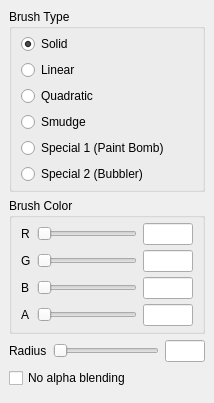
  <widget class="QDockWidget" name="brushDock">
   <property name="sizePolicy">
    <sizepolicy hsizetype="Preferred" vsizetype="Preferred">
     <horstretch>0</horstretch>
     <verstretch>0</verstretch>
    </sizepolicy>
   </property>
   <property name="floating">
    <bool>false</bool>
   </property>
   <property name="allowedAreas">
    <set>Qt::AllDockWidgetAreas</set>
   </property>
   <property name="windowTitle">
    <string>Brush</string>
   </property>
   <attribute name="dockWidgetArea">
    <number>1</number>
   </attribute>
   <widget class="QWidget" name="brushDockContents">
    <property name="sizePolicy">
     <sizepolicy hsizetype="Preferred" vsizetype="Preferred">
      <horstretch>0</horstretch>
      <verstretch>0</verstretch>
     </sizepolicy>
    </property>
    <layout class="QVBoxLayout" name="verticalLayout_3">
     <item>
      <widget class="QGroupBox" name="brushType">
       <property name="title">
        <string>Brush Type</string>
       </property>
       <layout class="QVBoxLayout" name="verticalLayout">
        <property name="topMargin">
         <number>5</number>
        </property>
        <property name="bottomMargin">
         <number>5</number>
        </property>
        <item>
         <widget class="QRadioButton" name="brushTypeSolid">
          <property name="text">
           <string>Solid</string>
          </property>
          <property name="checked">
           <bool>true</bool>
          </property>
         </widget>
        </item>
        <item>
         <widget class="QRadioButton" name="brushTypeLinear">
          <property name="text">
           <string>Linear</string>
          </property>
         </widget>
        </item>
        <item>
         <widget class="QRadioButton" name="brushTypeQuadratic">
          <property name="text">
           <string>Quadratic</string>
          </property>
         </widget>
        </item>
        <item>
         <widget class="QRadioButton" name="brushTypeSmudge">
          <property name="text">
           <string>Smudge</string>
          </property>
         </widget>
        </item>
        <item>
         <widget class="QRadioButton" name="brushTypeSpecial1">
          <property name="text">
           <string>Special 1 (Paint Bomb)</string>
          </property>
         </widget>
        </item>
        <item>
         <widget class="QRadioButton" name="brushTypeSpecial2">
          <property name="text">
           <string>Special 2 (Bubbler)</string>
          </property>
         </widget>
        </item>
       </layout>
      </widget>
     </item>
     <item>
      <widget class="QGroupBox" name="brushColor">
       <property name="title">
        <string>Brush Color</string>
       </property>
       <layout class="QGridLayout" name="gridLayout_3">
        <property name="topMargin">
         <number>5</number>
        </property>
        <property name="bottomMargin">
         <number>5</number>
        </property>
        <property name="verticalSpacing">
         <number>5</number>
        </property>
        <item row="2" column="3">
         <widget class="QLineEdit" name="brushColorTextboxBlue">
          <property name="minimumSize">
           <size>
            <width>50</width>
            <height>0</height>
           </size>
          </property>
          <property name="maximumSize">
           <size>
            <width>50</width>
            <height>16777215</height>
           </size>
          </property>
         </widget>
        </item>
        <item row="3" column="2">
         <widget class="QSlider" name="brushColorSliderAlpha">
          <property name="orientation">
           <enum>Qt::Horizontal</enum>
          </property>
         </widget>
        </item>
        <item row="1" column="0">
         <widget class="QLabel" name="brushColorLabelGreen">
          <property name="text">
           <string>G</string>
          </property>
         </widget>
        </item>
        <item row="1" column="2">
         <widget class="QSlider" name="brushColorSliderGreen">
          <property name="minimumSize">
           <size>
            <width>100</width>
            <height>0</height>
           </size>
          </property>
          <property name="orientation">
           <enum>Qt::Horizontal</enum>
          </property>
         </widget>
        </item>
        <item row="2" column="0">
         <widget class="QLabel" name="brushColorLabelBlue">
          <property name="text">
           <string>B</string>
          </property>
         </widget>
        </item>
        <item row="2" column="2">
         <widget class="QSlider" name="brushColorSliderBlue">
          <property name="minimumSize">
           <size>
            <width>100</width>
            <height>0</height>
           </size>
          </property>
          <property name="orientation">
           <enum>Qt::Horizontal</enum>
          </property>
         </widget>
        </item>
        <item row="0" column="0">
         <widget class="QLabel" name="brushColorLabelRed">
          <property name="text">
           <string>R</string>
          </property>
         </widget>
        </item>
        <item row="0" column="3">
         <widget class="QLineEdit" name="brushColorTextboxRed">
          <property name="minimumSize">
           <size>
            <width>50</width>
            <height>0</height>
           </size>
          </property>
          <property name="maximumSize">
           <size>
            <width>50</width>
            <height>16777215</height>
           </size>
          </property>
         </widget>
        </item>
        <item row="3" column="0">
         <widget class="QLabel" name="brushColorLabelAlpha">
          <property name="text">
           <string>A</string>
          </property>
         </widget>
        </item>
        <item row="3" column="3">
         <widget class="QLineEdit" name="brushColorTextboxAlpha">
          <property name="minimumSize">
           <size>
            <width>50</width>
            <height>0</height>
           </size>
          </property>
          <property name="maximumSize">
           <size>
            <width>50</width>
            <height>16777215</height>
           </size>
          </property>
         </widget>
        </item>
        <item row="1" column="3">
         <widget class="QLineEdit" name="brushColorTextboxGreen">
          <property name="minimumSize">
           <size>
            <width>50</width>
            <height>0</height>
           </size>
          </property>
          <property name="maximumSize">
           <size>
            <width>50</width>
            <height>16777215</height>
           </size>
          </property>
         </widget>
        </item>
        <item row="0" column="2">
         <widget class="QSlider" name="brushColorSliderRed">
          <property name="minimumSize">
           <size>
            <width>100</width>
            <height>0</height>
           </size>
          </property>
          <property name="orientation">
           <enum>Qt::Horizontal</enum>
          </property>
         </widget>
        </item>
       </layout>
      </widget>
     </item>
     <item>
      <widget class="QWidget" name="brushRadius" native="true">
       <layout class="QGridLayout" name="gridLayout_6">
        <property name="leftMargin">
         <number>0</number>
        </property>
        <property name="topMargin">
         <number>0</number>
        </property>
        <property name="rightMargin">
         <number>0</number>
        </property>
        <property name="bottomMargin">
         <number>0</number>
        </property>
        <item row="0" column="3">
         <widget class="QLineEdit" name="brushRadiusTextbox">
          <property name="sizePolicy">
           <sizepolicy hsizetype="Expanding" vsizetype="Fixed">
            <horstretch>0</horstretch>
            <verstretch>0</verstretch>
           </sizepolicy>
          </property>
          <property name="minimumSize">
           <size>
            <width>40</width>
            <height>0</height>
           </size>
          </property>
          <property name="maximumSize">
           <size>
            <width>40</width>
            <height>16777215</height>
           </size>
          </property>
          <property name="text">
           <string/>
          </property>
         </widget>
        </item>
        <item row="0" column="2">
         <widget class="QSlider" name="brushRadiusSlider">
          <property name="minimumSize">
           <size>
            <width>100</width>
            <height>0</height>
           </size>
          </property>
          <property name="orientation">
           <enum>Qt::Horizontal</enum>
          </property>
         </widget>
        </item>
        <item row="0" column="0">
         <widget class="QLabel" name="brushRadiusLabel">
          <property name="text">
           <string>Radius</string>
          </property>
         </widget>
        </item>
       </layout>
      </widget>
     </item>
     <item>
      <widget class="QCheckBox" name="brushAlphaBlendingCheckbox">
       <property name="text">
        <string>No alpha blending</string>
       </property>
      </widget>
     </item>
     <item>
      <widget class="QWidget" name="emptySpaceBrush" native="true">
       <property name="sizePolicy">
        <sizepolicy hsizetype="Preferred" vsizetype="Expanding">
         <horstretch>0</horstretch>
         <verstretch>0</verstretch>
        </sizepolicy>
       </property>
      </widget>
     </item>
    </layout>
   </widget>
  </widget>
